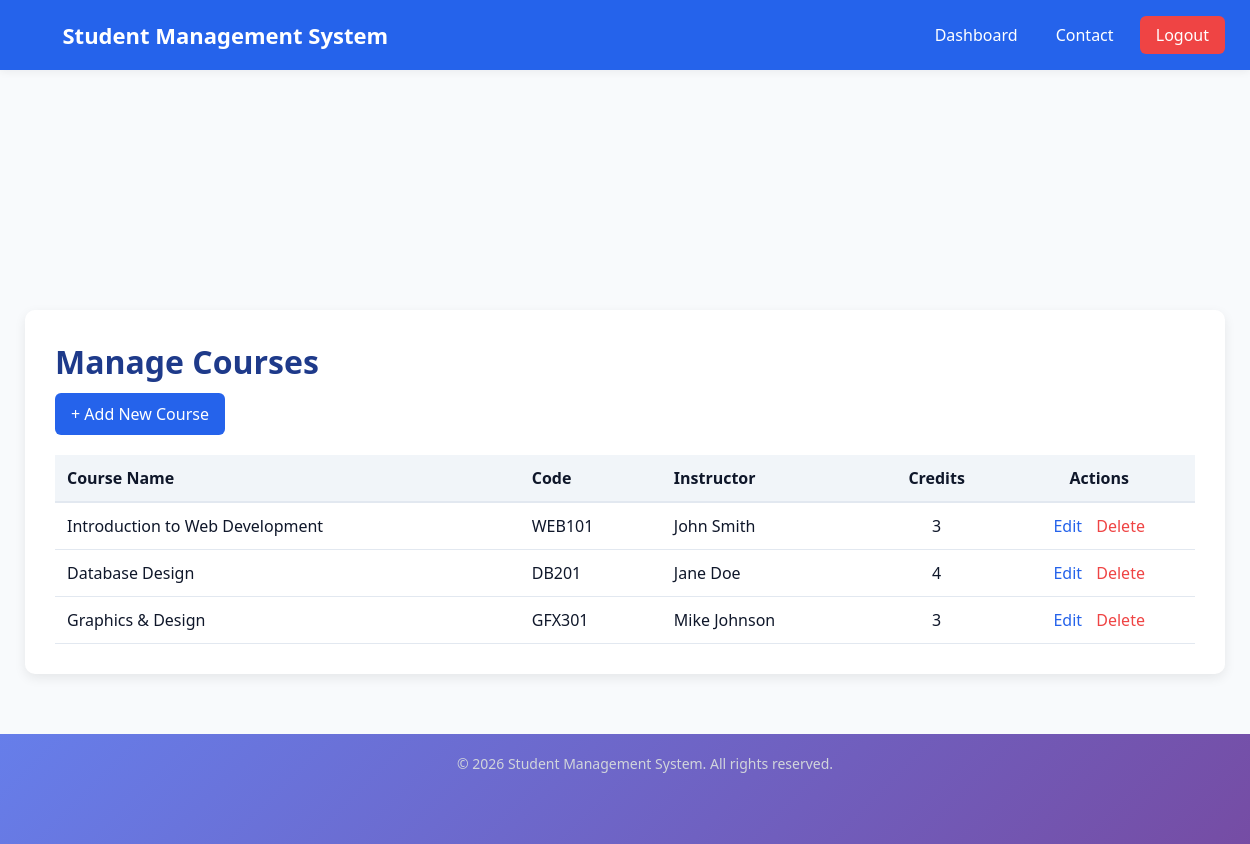
Page /list_courses.php (signed in) on the committed database.
### tables this page shows
CREATE TABLE IF NOT EXISTS courses (
  id INT AUTO_INCREMENT PRIMARY KEY,
  course_name VARCHAR(255) NOT NULL,
  course_code VARCHAR(50) UNIQUE NOT NULL,
  description TEXT,
  instructor_name VARCHAR(255),
  credits INT DEFAULT 3,
  created_at TIMESTAMP DEFAULT CURRENT_TIMESTAMP,
  updated_at TIMESTAMP DEFAULT CURRENT_TIMESTAMP ON UPDATE CURRENT_TIMESTAMP
);

### list_courses.php (the view, shortened to what this page needs)
<?php
require_once 'db.php';
$courses = [];
$stmt = $conn->prepare('SELECT id, course_name, course_code, instructor_name, credits FROM courses ORDER BY created_at DESC');
$stmt->execute();
$result = $stmt->get_result();
while ($row = $result->fetch_assoc()) {
    $courses[] = $row;
}
?>
<!DOCTYPE html>
<html>
<head>
    <link rel="stylesheet" href="style.css">
</head>
<body>
<?php include 'navbar.php'; ?>
<div class="container" style="margin-top: 80px; max-width: 1200px; margin-left: auto; margin-right: auto;">
    <div style="background: white; padding: 30px; border-radius: 10px; box-shadow: 0 4px 12px rgba(0,0,0,0.08);">
        <h1 style="color: #1e3a8a; margin-bottom: 10px;">Manage Courses</h1>
        <a href="add_course.php" style="background: #2563eb; color: white; padding: 10px 16px; text-decoration: none; border-radius: 6px; display: inline-block; margin-bottom: 20px;">+ Add New Course</a>
        <table style="width: 100%; border-collapse: collapse;">
            <thead>
                <tr style="background: #f1f5f9; border-bottom: 2px solid #e2e8f0;">
                    <th style="padding: 12px; text-align: left; color: #0f172a;">Course Name</th>
                    <th style="padding: 12px; text-align: left; color: #0f172a;">Code</th>
                    <th style="padding: 12px; text-align: left; color: #0f172a;">Instructor</th>
                    <th style="padding: 12px; text-align: center; color: #0f172a;">Credits</th>
                    <th style="padding: 12px; text-align: center; color: #0f172a;">Actions</th>
                </tr>
            </thead>
            <tbody>
                <?php foreach ($courses as $course): ?>
                    <tr style="border-bottom: 1px solid #e2e8f0;">
                        <td style="padding: 12px;"><?php echo htmlspecialchars($course['course_name']); ?></td>
                        <td style="padding: 12px;"><?php echo htmlspecialchars($course['course_code']); ?></td>
                        <td style="padding: 12px;"><?php echo htmlspecialchars($course['instructor_name'] ?? 'N/A'); ?></td>
                        <td style="padding: 12px; text-align: center;"><?php echo $course['credits']; ?></td>
                        <td style="padding: 12px; text-align: center;">
                            <a href="edit_course.php?id=<?php echo $course['id']; ?>" style="color: #2563eb; text-decoration: none; margin-right: 10px;">Edit</a>
                            <a href="list_courses.php?delete=<?php echo $course['id']; ?>" onclick="return confirm('Delete this course?');" style="color: #ef4444; text-decoration: none;">Delete</a>
                        </td>
                    </tr>
                <?php endforeach; ?>
            </tbody>
        </table>
    </div>
</div>
<?php include 'footer.php'; ?>
</body>
</html>

### style.css (style rules this page uses)
* { padding: 0; margin: 0; }
:root { --primary: #2563eb; --primary-dark: #1e3a8a; --accent: #06b6d4; --muted: #f8fafc; --text: #0f172a; --white: #ffffff; }
html, body { font-family: "Segoe UI", Roboto, Arial, sans-serif; color: var(--text); background-color: var(--muted); padding-top: 70px; background-image: url('background.jpg'); background-size: cover; background-position: center; background-repeat: no-repeat; background-attachment: fixed; }
.container { padding-top: 70px; }

### list_courses.php (style rules this page uses)
body { padding-top: 90px; }

### rows in the picture
courses: course_name "Introduction to Web Development", course_code "WEB101", instructor_name "John Smith", credits "3"
courses: course_name "Database Design", course_code "DB201", instructor_name "Jane Doe", credits "4"
courses: course_name "Graphics & Design", course_code "GFX301", instructor_name "Mike Johnson", credits "3"
